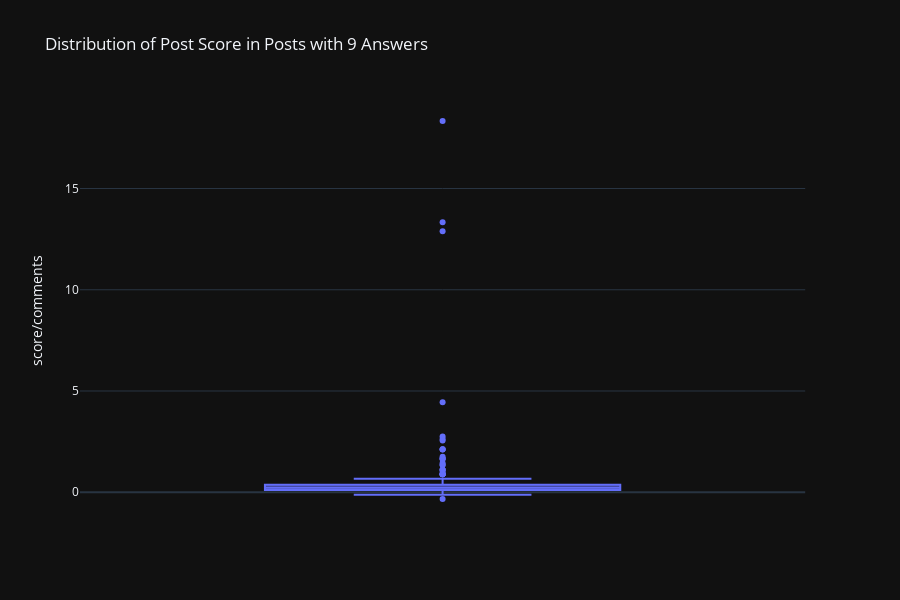

Notebook cell for this chart:
### Code cell
px.box(data_frame=hyp5
    , y="score/comments"
    , title="Distribution of Post Score in Posts with 9 Answers"
    , template='plotly_dark'
    )

### Figure 1 — Plotly figure (JSON) as saved in the notebook; plotly's stock layout.template omitted (floating-point values rounded to 4 significant figures; data arrays with more than 128 entries replaced by an {"elided": "..."} marker saying what was removed)
{"data": [{"alignmentgroup": "True", "hoverlabel": {"namelength": 0}, "hovertemplate": "score/comments=%{y}", "legendgroup": "", "marker": {"color": "#636efa"}, "name": "", "notched": false, "offsetgroup": "", "orientation": "v", "showlegend": false, "type": "box", "x0": " ", "xaxis": "x", "y": {"elided": "160 float values"}, "y0": " ", "yaxis": "y"}], "layout": {"boxmode": "group", "height": 600, "legend": {"tracegroupgap": 0}, "title": {"text": "Distribution of Post Score in Posts with 9 Answers"}, "xaxis": {"anchor": "y", "domain": [0, 0.98]}, "yaxis": {"anchor": "x", "domain": [0, 1], "title": {"text": "score/comments"}}}}
